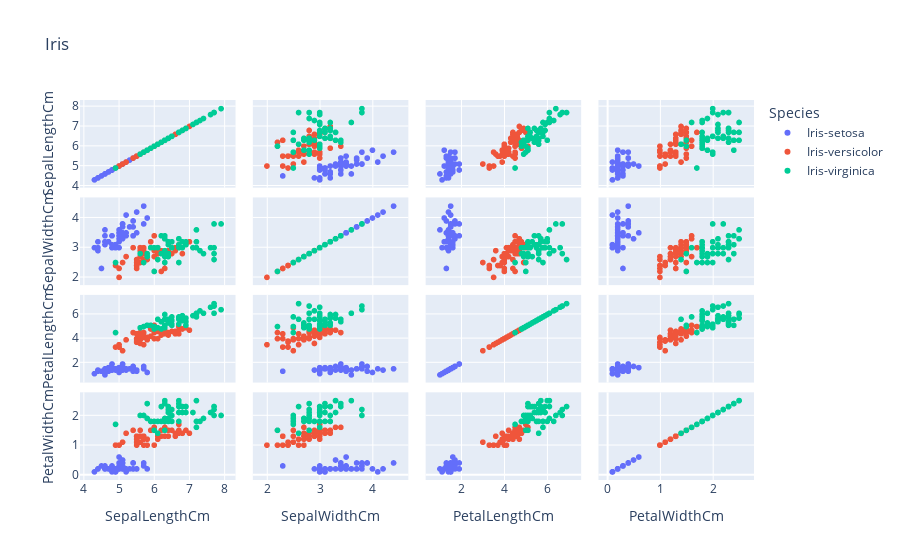

The code cell stored with this chart in its notebook:
### Code cell
px.scatter_matrix(df, color='Species', title='Iris', dimensions=['SepalLengthCm','SepalWidthCm',
                                                                 'PetalLengthCm','PetalWidthCm'])

### Figure 1 — Plotly figure (JSON) as saved in the notebook; plotly's stock layout.template omitted (floating-point values rounded to 4 significant figures)
{"data": [{"dimensions": [{"axis": {"matches": true}, "label": "SepalLengthCm", "values": [5.1, 4.9, 4.7, 4.6, 5, 5.4, 4.6, 5, 4.4, 4.9, 5.4, 4.8, 4.8, 4.3, 5.8, 5.7, 5.4, 5.1, 5.7, 5.1, 5.4, 5.1, 4.6, 5.1, 4.8, 5, 5, 5.2, 5.2, 4.7, 4.8, 5.4, 5.2, 5.5, 4.9, 5, 5.5, 4.9, 4.4, 5.1, 5, 4.5, 4.4, 5, 5.1, 4.8, 5.1, 4.6, 5.3, 5]}, {"axis": {"matches": true}, "label": "SepalWidthCm", "values": [3.5, 3, 3.2, 3.1, 3.6, 3.9, 3.4, 3.4, 2.9, 3.1, 3.7, 3.4, 3, 3, 4, 4.4, 3.9, 3.5, 3.8, 3.8, 3.4, 3.7, 3.6, 3.3, 3.4, 3, 3.4, 3.5, 3.4, 3.2, 3.1, 3.4, 4.1, 4.2, 3.1, 3.2, 3.5, 3.1, 3, 3.4, 3.5, 2.3, 3.2, 3.5, 3.8, 3, 3.8, 3.2, 3.7, 3.3]}, {"axis": {"matches": true}, "label": "PetalLengthCm", "values": [1.4, 1.4, 1.3, 1.5, 1.4, 1.7, 1.4, 1.5, 1.4, 1.5, 1.5, 1.6, 1.4, 1.1, 1.2, 1.5, 1.3, 1.4, 1.7, 1.5, 1.7, 1.5, 1, 1.7, 1.9, 1.6, 1.6, 1.5, 1.4, 1.6, 1.6, 1.5, 1.5, 1.4, 1.5, 1.2, 1.3, 1.5, 1.3, 1.5, 1.3, 1.3, 1.3, 1.6, 1.9, 1.4, 1.6, 1.4, 1.5, 1.4]}, {"axis": {"matches": true}, "label": "PetalWidthCm", "values": [0.2, 0.2, 0.2, 0.2, 0.2, 0.4, 0.3, 0.2, 0.2, 0.1, 0.2, 0.2, 0.1, 0.1, 0.2, 0.4, 0.4, 0.3, 0.3, 0.3, 0.2, 0.4, 0.2, 0.5, 0.2, 0.2, 0.4, 0.2, 0.2, 0.2, 0.2, 0.4, 0.1, 0.2, 0.1, 0.2, 0.2, 0.1, 0.2, 0.2, 0.3, 0.3, 0.2, 0.6, 0.4, 0.3, 0.2, 0.2, 0.2, 0.2]}], "hovertemplate": "Species=Iris-setosa<br>%{xaxis.title.text}=%{x}<br>%{yaxis.title.text}=%{y}<extra></extra>", "legendgroup": "Iris-setosa", "marker": {"color": "#636efa", "symbol": "circle"}, "name": "Iris-setosa", "showlegend": true, "type": "splom"}, {"dimensions": [{"axis": {"matches": true}, "label": "SepalLengthCm", "values": [7, 6.4, 6.9, 5.5, 6.5, 5.7, 6.3, 4.9, 6.6, 5.2, 5, 5.9, 6, 6.1, 5.6, 6.7, 5.6, 5.8, 6.2, 5.6, 5.9, 6.1, 6.3, 6.1, 6.4, 6.6, 6.8, 6.7, 6, 5.7, 5.5, 5.5, 5.8, 6, 5.4, 6, 6.7, 6.3, 5.6, 5.5, 5.5, 6.1, 5.8, 5, 5.6, 5.7, 5.7, 6.2, 5.1, 5.7]}, {"axis": {"matches": true}, "label": "SepalWidthCm", "values": [3.2, 3.2, 3.1, 2.3, 2.8, 2.8, 3.3, 2.4, 2.9, 2.7, 2, 3, 2.2, 2.9, 2.9, 3.1, 3, 2.7, 2.2, 2.5, 3.2, 2.8, 2.5, 2.8, 2.9, 3, 2.8, 3, 2.9, 2.6, 2.4, 2.4, 2.7, 2.7, 3, 3.4, 3.1, 2.3, 3, 2.5, 2.6, 3, 2.6, 2.3, 2.7, 3, 2.9, 2.9, 2.5, 2.8]}, {"axis": {"matches": true}, "label": "PetalLengthCm", "values": [4.7, 4.5, 4.9, 4, 4.6, 4.5, 4.7, 3.3, 4.6, 3.9, 3.5, 4.2, 4, 4.7, 3.6, 4.4, 4.5, 4.1, 4.5, 3.9, 4.8, 4, 4.9, 4.7, 4.3, 4.4, 4.8, 5, 4.5, 3.5, 3.8, 3.7, 3.9, 5.1, 4.5, 4.5, 4.7, 4.4, 4.1, 4, 4.4, 4.6, 4, 3.3, 4.2, 4.2, 4.2, 4.3, 3, 4.1]}, {"axis": {"matches": true}, "label": "PetalWidthCm", "values": [1.4, 1.5, 1.5, 1.3, 1.5, 1.3, 1.6, 1, 1.3, 1.4, 1, 1.5, 1, 1.4, 1.3, 1.4, 1.5, 1, 1.5, 1.1, 1.8, 1.3, 1.5, 1.2, 1.3, 1.4, 1.4, 1.7, 1.5, 1, 1.1, 1, 1.2, 1.6, 1.5, 1.6, 1.5, 1.3, 1.3, 1.3, 1.2, 1.4, 1.2, 1, 1.3, 1.2, 1.3, 1.3, 1.1, 1.3]}], "hovertemplate": "Species=Iris-versicolor<br>%{xaxis.title.text}=%{x}<br>%{yaxis.title.text}=%{y}<extra></extra>", "legendgroup": "Iris-versicolor", "marker": {"color": "#EF553B", "symbol": "circle"}, "name": "Iris-versicolor", "showlegend": true, "type": "splom"}, {"dimensions": [{"axis": {"matches": true}, "label": "SepalLengthCm", "values": [6.3, 5.8, 7.1, 6.3, 6.5, 7.6, 4.9, 7.3, 6.7, 7.2, 6.5, 6.4, 6.8, 5.7, 5.8, 6.4, 6.5, 7.7, 7.7, 6, 6.9, 5.6, 7.7, 6.3, 6.7, 7.2, 6.2, 6.1, 6.4, 7.2, 7.4, 7.9, 6.4, 6.3, 6.1, 7.7, 6.3, 6.4, 6, 6.9, 6.7, 6.9, 5.8, 6.8, 6.7, 6.7, 6.3, 6.5, 6.2, 5.9]}, {"axis": {"matches": true}, "label": "SepalWidthCm", "values": [3.3, 2.7, 3, 2.9, 3, 3, 2.5, 2.9, 2.5, 3.6, 3.2, 2.7, 3, 2.5, 2.8, 3.2, 3, 3.8, 2.6, 2.2, 3.2, 2.8, 2.8, 2.7, 3.3, 3.2, 2.8, 3, 2.8, 3, 2.8, 3.8, 2.8, 2.8, 2.6, 3, 3.4, 3.1, 3, 3.1, 3.1, 3.1, 2.7, 3.2, 3.3, 3, 2.5, 3, 3.4, 3]}, {"axis": {"matches": true}, "label": "PetalLengthCm", "values": [6, 5.1, 5.9, 5.6, 5.8, 6.6, 4.5, 6.3, 5.8, 6.1, 5.1, 5.3, 5.5, 5, 5.1, 5.3, 5.5, 6.7, 6.9, 5, 5.7, 4.9, 6.7, 4.9, 5.7, 6, 4.8, 4.9, 5.6, 5.8, 6.1, 6.4, 5.6, 5.1, 5.6, 6.1, 5.6, 5.5, 4.8, 5.4, 5.6, 5.1, 5.1, 5.9, 5.7, 5.2, 5, 5.2, 5.4, 5.1]}, {"axis": {"matches": true}, "label": "PetalWidthCm", "values": [2.5, 1.9, 2.1, 1.8, 2.2, 2.1, 1.7, 1.8, 1.8, 2.5, 2, 1.9, 2.1, 2, 2.4, 2.3, 1.8, 2.2, 2.3, 1.5, 2.3, 2, 2, 1.8, 2.1, 1.8, 1.8, 1.8, 2.1, 1.6, 1.9, 2, 2.2, 1.5, 1.4, 2.3, 2.4, 1.8, 1.8, 2.1, 2.4, 2.3, 1.9, 2.3, 2.5, 2.3, 1.9, 2, 2.3, 1.8]}], "hovertemplate": "Species=Iris-virginica<br>%{xaxis.title.text}=%{x}<br>%{yaxis.title.text}=%{y}<extra></extra>", "legendgroup": "Iris-virginica", "marker": {"color": "#00cc96", "symbol": "circle"}, "name": "Iris-virginica", "showlegend": true, "type": "splom"}], "layout": {"dragmode": "select", "legend": {"title": {"text": "Species"}, "tracegroupgap": 0}, "title": {"text": "Iris"}}}
